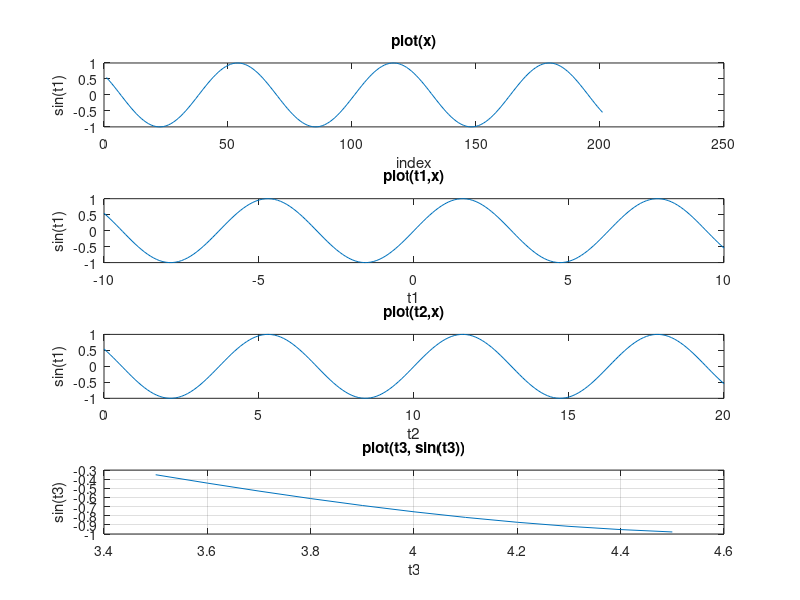

This chart was generated by the following MATLAB code:
t1 = -10:0.1:10;
x = sin(t1);

subplot(4,1,1)
plot(x)
title('plot(x)')
xlabel('index')
ylabel('sin(t1)')

subplot(4,1,2)
plot(t1,x)
title('plot(t1,x)')
xlabel('t1')
ylabel('sin(t1)')

subplot(4,1,3)
t2 = 0:0.1:20;
plot(t2,x)
title('plot(t2,x)')
xlabel('t2')
ylabel('sin(t1)')

subplot(4,1,4)
t3 = 3.5:0.1:4.5;
plot(t3, sin(t3));
title('plot(t3, sin(t3))')
xlabel('t3')
ylabel('sin(t3)')
grid on
